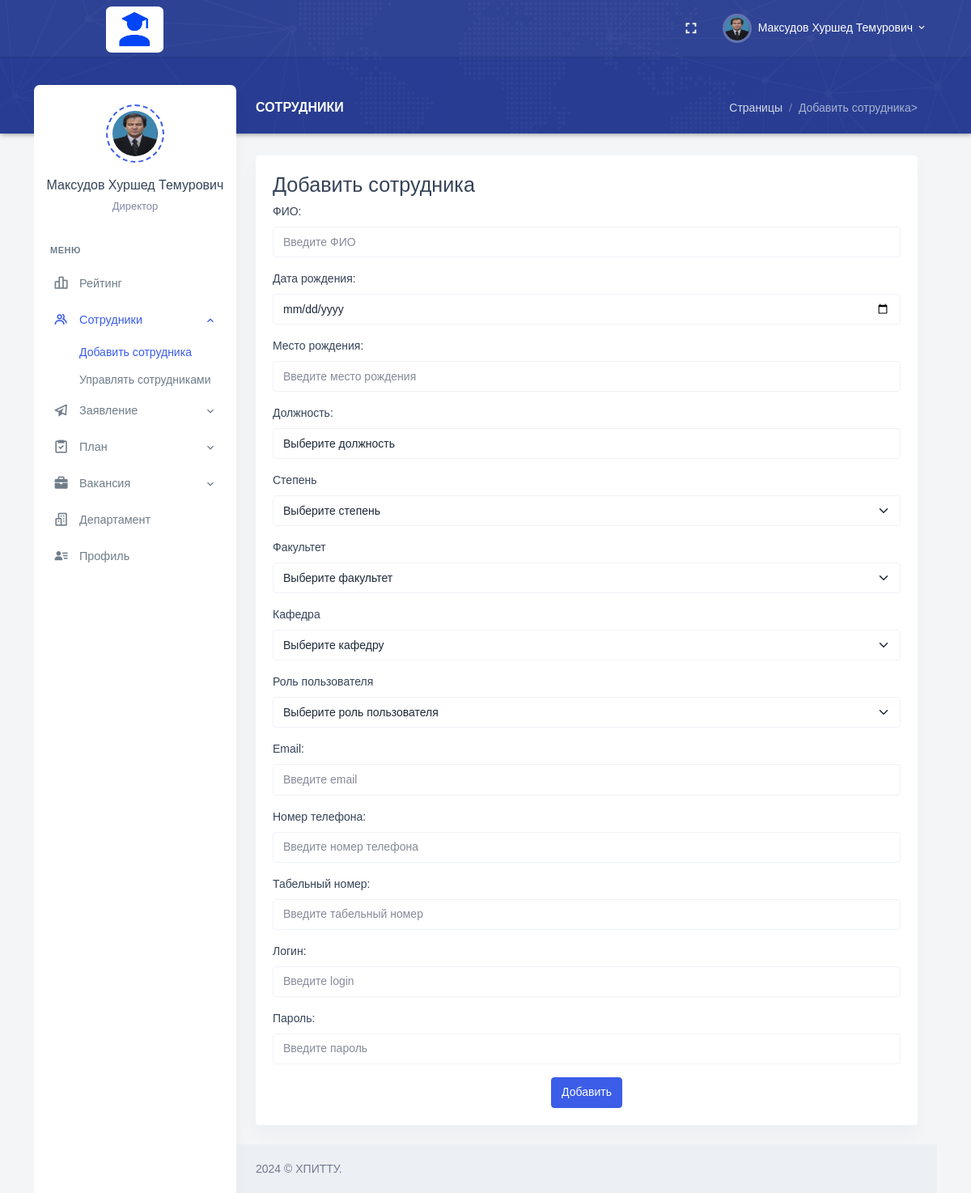
Page /Role/HR/add-employee.php (signed in) on the committed database.
### tables this page shows
CREATE TABLE `employees` (
  `Employee_Id` int NOT NULL AUTO_INCREMENT,
  `Full_Name` varchar(255) DEFAULT NULL,
  `Date_of_Birth` date DEFAULT NULL,
  `Place_of_Birth` varchar(255) DEFAULT NULL,
  `Position_Id` int DEFAULT NULL,
  `Degree_Id` int DEFAULT NULL,
  `Faculty_Id` int DEFAULT NULL,
  `Department_Id` int DEFAULT NULL,
  `User_Role_Id` int DEFAULT NULL,
  `Email` varchar(255) DEFAULT NULL,
  `Phone_Number` varchar(20) DEFAULT NULL,
  `Employee_Number` varchar(20) DEFAULT NULL,
  `Date_Added` date DEFAULT NULL,
  `Path_Photo` varchar(255) DEFAULT NULL,
  `Username` varchar(255) DEFAULT NULL,
  `Password` varchar(255) DEFAULT NULL,
  PRIMARY KEY (`Employee_Id`),
  KEY `Degree_Id` (`Degree_Id`),
  KEY `Faculty_Id` (`Faculty_Id`),
  KEY `Department_Id` (`Department_Id`),
  KEY `User_Role_Id` (`User_Role_Id`),
  KEY `employees_ibfk_1` (`Position_Id`),
  CONSTRAINT `employees_ibfk_1` FOREIGN KEY (`Position_Id`) REFERENCES `positions` (`Position_Id`) ON DELETE CASCADE ON UPDATE CASCADE,
  CONSTRAINT `employees_ibfk_2` FOREIGN KEY (`Degree_Id`) REFERENCES `degrees` (`Degree_Id`) ON DELETE CASCADE ON UPDATE CASCADE,
  CONSTRAINT `employees_ibfk_3` FOREIGN KEY (`Faculty_Id`) REFERENCES `faculties` (`Faculty_Id`) ON DELETE CASCADE ON UPDATE CASCADE,
  CONSTRAINT `employees_ibfk_4` FOREIGN KEY (`Department_Id`) REFERENCES `departments` (`Department_Id`) ON DELETE CASCADE ON UPDATE CASCADE,
  CONSTRAINT `employees_ibfk_5` FOREIGN KEY (`User_Role_Id`) REFERENCES `user_roles` (`User_Role_Id`) ON DELETE CASCADE ON UPDATE CASCADE
);

CREATE TABLE `positions` (
  `Position_Id` int NOT NULL,
  `Position_Name` varchar(255) DEFAULT NULL,
  PRIMARY KEY (`Position_Id`)
);

### Role/HR/add-emp.php (called while the page is built, shortened)
<?php
$Full_Name = $Date_of_Birth = $Place_of_Birth = $Position_Id = $Degree_Id = $Faculty_Id = $Department_Id = $User_Role_Id = $Email = $Phone_Number = $Employee_Number = $Username = $Password = "";
?>

### Role/HR/add-employee.php (the view, shortened to what this page needs)
<?php
include_once "header.php";
require_once "add-emp.php";
?>
<div class="main-content">
    <div class="page-content">
        <div class="row">
            <div class="col-12">
                <div class="page-title-box d-flex align-items-center justify-content-between">
                    <h4 class="page-title mb-0 font-size-18">Сотрудники</h4>
                    <div class="page-title-right">
                        <ol class="breadcrumb m-0">
                            <li class="breadcrumb-item"><a href="javascript: void(0);">Страницы</a></li>
                            <li class="breadcrumb-item active">Добавить сотрудника>
                        </ol>
                    </div>
                </div>
            </div>
        </div>
        <div class="row">
            <div class="col-lg-12">
                <div class="card">
                    <div class="card-body">
                        <h3>Добавить сотрудника</h3>
                        <form method="POST" action="add-emp.php">
                            <div class="form-group mb-3">
                                <label for="Full_Name">ФИО:</label>
                                <input type="text" class="form-control" id="Full_Name" name="Full_Name" required
                                    placeholder="Введите ФИО" value="<?php echo $Full_Name; ?>">
                            </div>
                            <div class="form-group mb-3">
                                <label for="Date_of_Birth">Дата рождения:</label>
                                <input type="date" class="form-control" id="Date_of_Birth" name="Date_of_Birth" required
                                    placeholder="Введите дата рождения" value="<?php echo $Date_of_Birth; ?>">
                            </div>
                            <div class="form-group mb-3">
                                <label for="Place_of_Birth">Место рождения:</label>
                                <input type="text" class="form-control" id="Place_of_Birth" name="Place_of_Birth"
                                    required placeholder="Введите место рождения "
                                    value="<?php echo $Place_of_Birth; ?>">
                            </div>
                            <div class="form-group mb-3">
                                <label for="Position_Id">Должность:</label>
                                <select class="form-control" id="Position_Id" name="Position_Id">
                                    <option value="">Выберите должность</option>
                                </select>
                            </div>
                            <div class="form-group mb-3">
                                <label class="form-label">Степень</label>
                                <select class="form-select" id="Degree_Id" name="Degree_Id" required>
                                    <option disabled selected>Выберите степень</option>
                                </select>
                            </div>
                            <div class="form-group mb-3">
                                <label class="form-label">Факультет</label>
                                <select class="form-select" id="Faculty_Id" name="Faculty_Id" required>
                                    <option disabled selected>Выберите факультет</option>
                                </select>
                            </div>
                            <div class="form-group mb-3">
                                <label class="form-label">Кафедра</label>
                                <select class="form-select" id="Department_Id" name="Department_Id" required>
                                    <option disabled selected>Выберите кафедру</option>
                                </select>
                            </div>
                            <div class="form-group mb-3">
                                <label class="form-label">Роль пользователя</label>
                                <select class="form-select" id="User_Role_Id" name="User_Role_Id" required>
                                    <option disabled selected>Выберите роль пользователя</option>
                                </select>
                            </div>
                            <div class="form-group mb-3">
                                <label for="Email">Email:</label>
                                <input type="Email" class="form-control" id="Email" name="Email" required
                                    placeholder="Введите email" value="<?php echo $Email; ?>">
                            </div>
                            <div class="form-group mb-3">
                                <label for="Phone_Number">Номер телефона:</label>
                                <input type="text" class="form-control" id="Phone_Number" name="Phone_Number" required
                                    placeholder="Введите номер телефона" value="<?php echo $Phone_Number; ?>">
                            </div>
                            <div class="form-group mb-3">
                                <label for="Employee_Number">Табельный номер:</label>
                                <input type="text" class="form-control" id="Employee_Number" name="Employee_Number"
                                    required placeholder="Введите табельный номер"
                                    value="<?php echo $Employee_Number; ?>">
                            </div>
                            <div class="form-group mb-3">
                                <label for="Username">Логин:</label>
                                <input type="Username" class="form-control" id="Username" name="Username" required
                                    placeholder="Введите login" value="<?php echo $Username; ?>">
                            </div>
                            <div>
                                <div class="form-group mb-3">
                                    <label for="Password">Пароль:</label>
                                    <input type="Password" class="form-control" id="Password" name="Password" required
                                        placeholder="Введите пароль" value="<?php echo $Password; ?>">
                                </div>
                                <div class="col-12 text-center">
                                    <button type="submit" class="btn btn-primary btn-block"
                                        formaction="add-emp.php">Добавить</button>
                                </div>
                            </div>
                        </form>
                    </div>
                </div>
            </div>
        </div>
    </div>
    <?php
include_once "footer.php";
?>

### Role/HR/header.php (shortened to what this page needs)
<?php
    require_once "conn.php";
    $sql_command = "SELECT e.*, p.Position_Name, e.Path_Photo
    FROM employees e
    INNER JOIN positions p ON e.Position_Id = p.Position_Id
    WHERE e.Username = '{$_SESSION['Username']}'";
$result = mysqli_query($conn, $sql_command);
if (mysqli_num_rows($result) > 0) {
while ($rows = mysqli_fetch_assoc($result)) {
$Full_Name = ucwords($rows["Full_Name"]);
$Position_Name = $rows["Position_Name"];
$Path_Photo = $rows["Path_Photo"];
}
}
?>
<!doctype html>
<html lang="en">
<head>
    <link href="/assets/css/bootstrap.min.css" id="bootstrap-style" rel="stylesheet" type="text/css" />
    <link href="/assets/css/app.min.css" id="app-style" rel="stylesheet" type="text/css" />
    <link href="/assets/libs/datatables.net-bs4/css/dataTables.bootstrap4.min.css" rel="stylesheet" type="text/css" />
    <link href="/assets/libs/datatables.net-buttons-bs4/css/buttons.bootstrap4.min.css" rel="stylesheet"
        type="text/css" />
    <link href="/assets/libs/datatables.net-responsive-bs4/css/responsive.bootstrap4.min.css" rel="stylesheet"
        type="text/css" />
    <link href="/assets/css/icons.min.css" rel="stylesheet" type="text/css" />
</head>
<body data-layout="detached" data-topbar="colored">
<div class="container-fluid">
        <div id="layout-wrapper">
            <header id="page-topbar">
                <div class="navbar-header">
                    <div class="container-fluid">
                        <div class="float-end">
                            <div class="dropdown d-none d-lg-inline-block ms-1">
                                <button type="button" class="btn header-item noti-icon waves-effect"
                                    data-toggle="fullscreen">
                                    <i class="mdi mdi-fullscreen"></i>
                                </button>
                            </div>
                            <div class="dropdown d-inline-block">
                                <button type="button" class="btn header-item waves-effect"
                                    id="page-header-user-dropdown" data-bs-toggle="dropdown" aria-haspopup="true"
                                    aria-expanded="false">
                                    <img class="rounded-circle header-profile-user"
                                        src="../Personal/upload/<?php if(!empty($Path_Photo)){ echo $Path_Photo; }else{ echo "1.jpg"; } ?>" alt="Header Avatar">
                                    <span class="d-none d-xl-inline-block ms-1"><?php echo $Full_Name; ?></span>
                                    <i class="mdi mdi-chevron-down d-none d-xl-inline-block"></i>
                                </button>
                            </div>
                        </div>
                        <div>
                            <div class="navbar-brand-box">
                                <a href="index.php" class="logo logo-light" style="margin-left: 65px;">
                                    <span class="logo-lg">
                                        <img src="/assets/images/LogoEX.png" alt="" height="57"
                                            style="border-radius: 10%;">
                                    </span>
                                </a>
                            </div>
                        </div>
                    </div>
            </header>
            <div class="vertical-menu">
                <div class="h-100">
                    <div class="user-wid text-center py-4">
                        <div class="user-img">
                            <img src="../Personal/upload/<?php if(!empty($Path_Photo)){ echo $Path_Photo; }else{ echo "1.jpg"; } ?>" alt=""
                                class="avatar-md mx-auto rounded-circle">
                        </div>
                        <div class="mt-3">
                            <a href="#" class="text-reset fw-medium font-size-16"><?php echo $Full_Name; ?></a>
                            <p class="text-muted mt-1 mb-0 font-size-13"><?php echo $Position_Name; ?></p>
                        </div>
                    </div>
                    <div id="sidebar-menu">
                        <ul class="metismenu list-unstyled" id="side-menu">
                            <li class="menu-title">Меню</li>
                            <li>
                                <a href="index.php" class="waves-effect">
                                    <i class="bx bx-bar-chart-alt-2"></i>
                                    <span>Рейтинг</span>
                                </a>
                            </li>
                            <li>
                                <a href="javascript: void(0);" class="has-arrow waves-effect">
                                    <i class="bx bx-group"></i>
                                    <span>Сотрудники</span>
                                </a>
                                <ul class="sub-menu" aria-expanded="false">
                                    <li><a href="add-employee.php">Добавить сотрудника</a></li>
                                    <li><a href="edit-employee.php">Управлять сотрудниками</a></li>
                                </ul>
                            </li>
                            <li>
                                <a href="javascript: void(0);" class="has-arrow waves-effect">
                                    <i class="bx bx-paper-plane"></i>
                                    <span>Заявление</span>
                                </a>
                            </li>
                            <li>
                                <a href="javascript: void(0);" class="has-arrow waves-effect">
                                    <i class="bx bx-task"></i>
                                    <span>План</span>
                                </a>
                            </li>
                            <li>
                                <a href="javascript: void(0);" class="has-arrow waves-effect">
                                    <i class="bx bxs-briefcase"></i>
                                    <span>Вакансия</span>
                                </a>
                            </li>
                            <li>
                                <a href="departament.php" class="waves-effect">
                                    <i class="bx bx-buildings"></i>
                                    <span>Департамент</span>
                                </a>
                            </li>
                            <li>
                                <a href="profile.php" class="waves-effect">
                                    <i class="bx bxs-user-detail"></i>
                                    <span>Профиль</span>
                                </a>
                            </li>
                    </div>
                </div>
            </div>

### rows in the picture
employees: Path_Photo (picture), Full_Name "Максудов Хуршед Темурович", Position_Id.Position_Name "Директор"
